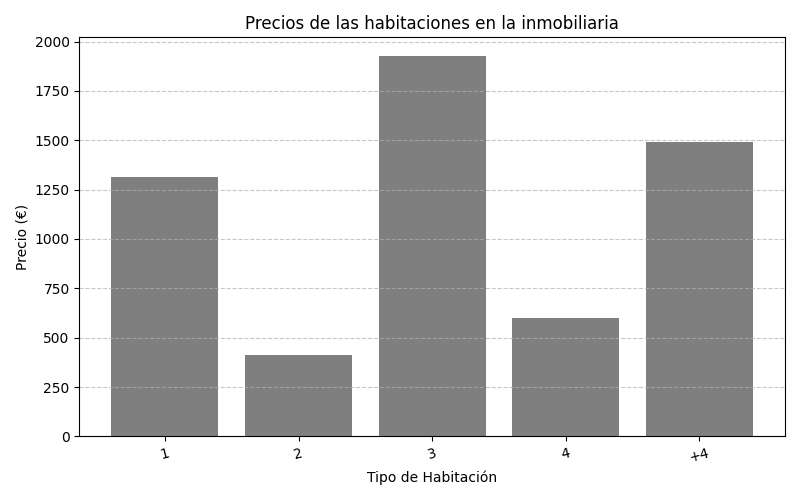

Write Python code to recreate this figure.
import pandas as pd
import numpy as np
import matplotlib.pyplot as plt


habitaciones = ['1', '2', '3', '4', '+4']


precios = np.random.randint(400, 4288, size=len(habitaciones))


data = pd.DataFrame({
    'Habitación': habitaciones,
    'Precio': precios
})


print(data)


plt.figure(figsize=(8, 5))
plt.bar(data['Habitación'], data['Precio'], color='black', alpha=0.5)
plt.title('Precios de las habitaciones en la inmobiliaria')
plt.xlabel('Tipo de Habitación')
plt.ylabel('Precio (€)')
plt.xticks(rotation=15)
plt.grid(axis='y', linestyle='--', alpha=0.7)
plt.tight_layout()


plt.show()
